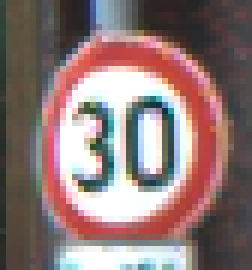
#> input picture 00001.ppm, 42 x 45 px (shown 6 times larger); its folder holds only this picture in this run
$ python -i preprocessing.py   (imports and definitions only)
#> lines starting #> are read from the running program, lines starting #| are printed output that depends on the picture
#  Copyright (c) 2019.
#  AAU, Student project group sw504e19, 2019.
#  Use this as reference to coding conventions in Python: https://github.com/kengz/python

import glob
import os

import numpy as np
from skimage import color, exposure, transform
from skimage import io

from classification import definitions


def get_class(img_path):
    return int(img_path.split('/')[-2])


def preprocess_img(img):
    # Histogram normalization in v channel
    hsv = color.rgb2hsv(img)
#> hsv: shape (45, 42, 3) float64; mean of channels 0, 1, 2 0.377, 0.248, 0.583
    hsv[:, :, 2] = exposure.equalize_hist(hsv[:, :, 2])
#> hsv: shape (45, 42, 3) float64; mean of channels 0, 1, 2 0.377, 0.248, 0.514
    img = color.hsv2rgb(hsv)
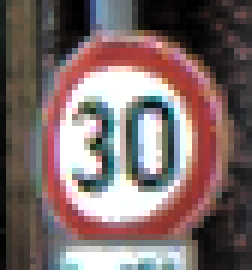
#> img: shape (45, 42, 3) float64 (shown 6 times larger); mean R, G, B 0.49, 0.418, 0.414

    # central square crop
    min_side = min(img.shape[:-1])
#> min_side = 42
    centre = img.shape[0] // 2, img.shape[1] // 2
#> centre = (22, 21)
    img = img[centre[0] - min_side // 2:centre[0] + min_side // 2,
          centre[1] - min_side // 2:centre[1] + min_side // 2,
          :]
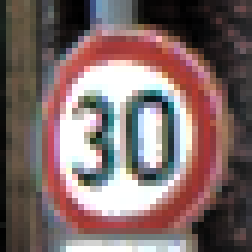
#> img: shape (42, 42, 3) float64 (shown 6 times larger); mean R, G, B 0.498, 0.418, 0.413

    # rescale to standard size
    img = transform.resize(img, (definitions.IMG_SIZE, definitions.IMG_SIZE))
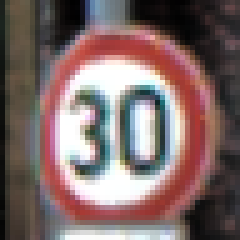
#> img: shape (48, 48, 3) float64 (shown 5 times larger); mean R, G, B 0.498, 0.418, 0.413

    # roll color axis to axis 0
    img = np.rollaxis(img, -1)

    return img


def preprocess_all_images(images_dir_path, imgs, labels):
    all_img_paths = glob.glob(os.path.join(images_dir_path, '*/*.ppm'))
    np.random.shuffle(all_img_paths)
    number_of_images = len(all_img_paths)
    count = 1
    for img_path in all_img_paths:
        img_path = img_path.replace("\\", "/")
        if count % 1000 == 0 or count == number_of_images:
            print(str(count) + "/" + str(number_of_images))
        img = preprocess_img(io.imread(img_path))
        imgs.append(img)
        label = get_class(img_path)
        labels.append(label)
        count += 1

>>> import cv2
>>> picture = cv2.cvtColor(cv2.imread('../00001.ppm'), cv2.COLOR_BGR2RGB)
>>> result = preprocess_img(picture)
